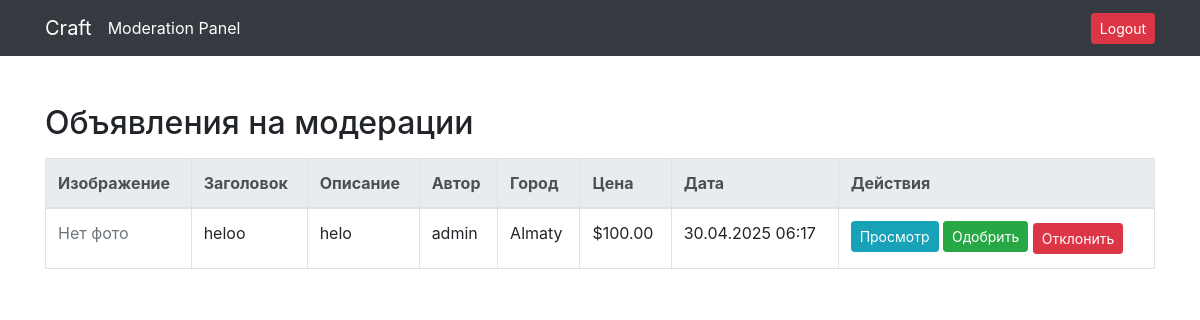
The app's page /moderation/ (signed in) with its own data.
### myapp/models.py (models this page shows, shortened)
class Ad(models.Model):
    title = models.CharField(max_length=255)
    description = models.TextField()
    price = models.DecimalField(max_digits=10, decimal_places=2)
    created_at = models.DateTimeField(auto_now_add=True)
    author = models.ForeignKey(User, on_delete=models.CASCADE)
    category = models.ForeignKey(Category, on_delete=models.SET_NULL, null=True)
    favorite_users = models.ManyToManyField(User, related_name='favorite_ads', blank=True)
    status = models.ForeignKey('AdStatus', on_delete=models.SET_NULL, null=True, default=None)
    city = models.CharField(max_length=100, blank=True)

class User(AbstractUser):
    email = models.EmailField(unique=True)
    phone = models.CharField(max_length=20, blank=False, null=False, unique=True)
    is_moderator = models.BooleanField(default=False)  # <-- Добавляем это поле

### myapp/views.py (the view)
# urls.py: path('moderation/', views.moderation_panel, name='moderation_panel'),
@user_passes_test(is_moderator)
def moderation_panel(request):
    ads = Ad.objects.filter(status__name="On moderation").order_by('-created_at')
    paginator = Paginator(ads, 5)
    return render(request, 'moderation_panel.html', {'ads': paginator.get_page(request.GET.get('page'))})

### myapp/views.py (called while the page is built)
def is_moderator(user):
    return user.is_authenticated and user.is_moderator

### myapp/templates/moderation_panel.html (shortened to what this page needs)
<!DOCTYPE html>
<html lang="en">
<head>
  <link rel="stylesheet" href="https://stackpath.bootstrapcdn.com/bootstrap/4.5.2/css/bootstrap.min.css">
</head>
<body>
<nav class="navbar navbar-dark bg-dark">
  <div class="container">
    <a href="{% url 'home' %}" class="navbar-brand">Craft</a>
    <span class="navbar-text text-white">Moderation Panel</span>
    <div class="ml-auto">
      <a href="{% url 'logout' %}" class="btn btn-danger btn-sm">Logout</a>
    </div>
  </div>
</nav>
<div class="container mt-5">
  <h2>Объявления на модерации</h2>
  <table class="table table-bordered mt-3">
    <thead class="thead-light">
        <tr>
          <th>Изображение</th>
          <th>Заголовок</th>
          <th>Описание</th>
          <th>Автор</th>
          <th>Город</th>
          <th>Цена</th>
          <th>Дата</th>
          <th>Действия</th>
        </tr>
      </thead>
      <tbody>
        {% for ad in ads %}
        <tr>
          <td>
            {% if ad.images.all %}
              <img src="{{ ad.images.first.image.url }}" width="100" height="80" style="object-fit: cover;" alt="Ad Image">
            {% else %}
              <span class="text-muted">Нет фото</span>
            {% endif %}
          </td>
          <td>{{ ad.title }}</td>
          <td>{{ ad.description|truncatewords:15 }}</td>
          <td>{{ ad.author.username }}</td>
          <td>{{ ad.city }}</td>
          <td>${{ ad.price }}</td>
          <td>{{ ad.created_at|date:"d.m.Y H:i" }}</td>
          <td>
            <a href="{% url 'moderation_ad_detail' ad.id %}" class="btn btn-info btn-sm mb-1">Просмотр</a>
            <a href="{% url 'approve_ad' ad.id %}" class="btn btn-success btn-sm mb-1"> Одобрить</a>
            <a href="{% url 'reject_ad' ad.id %}" class="btn btn-danger btn-sm">Отклонить</a>
          </td>
        </tr>
        {% empty %}
        <tr>
          <td colspan="8" class="text-center">Нет объявлений на модерации.</td>
        </tr>
        {% endfor %}
      </tbody>
  </table>
</div>
</body>
</html>

### records on screen
Ad: shows "Нет фото", title "heloo", description "helo", author.username "admin", city "Almaty", price "100.00", created_at "30.04.2025 06:17"
